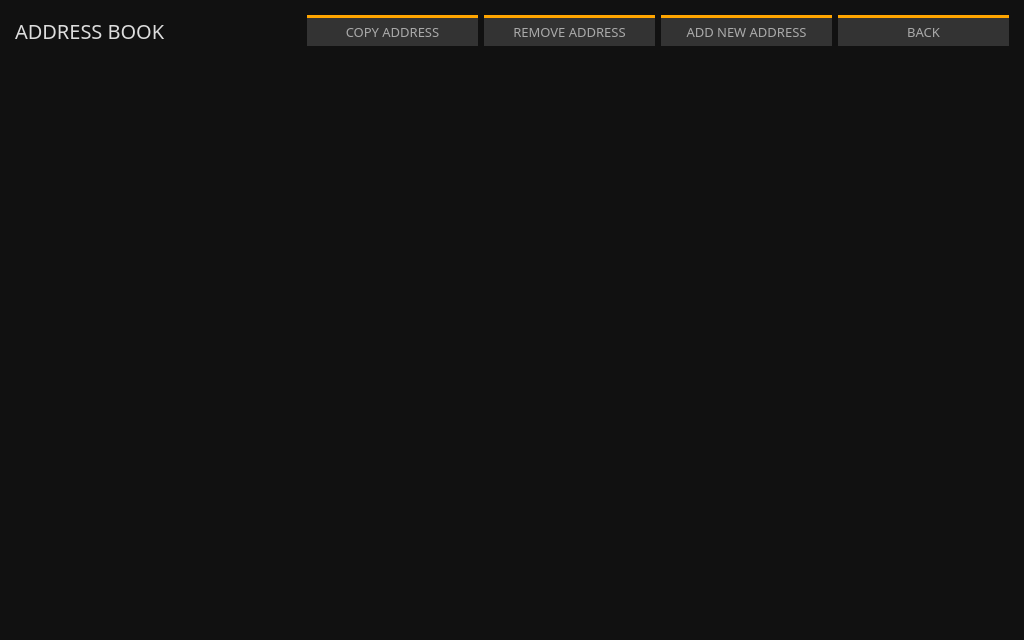
<?xml version="1.0" encoding="UTF-8"?>
<ui version="4.0">
 <class>AddressBookFrame</class>
 <widget class="QFrame" name="AddressBookFrame">
  <property name="geometry">
   <rect>
    <x>0</x>
    <y>0</y>
    <width>1024</width>
    <height>640</height>
   </rect>
  </property>
  <property name="sizePolicy">
   <sizepolicy hsizetype="Preferred" vsizetype="Preferred">
    <horstretch>0</horstretch>
    <verstretch>0</verstretch>
   </sizepolicy>
  </property>
  <property name="minimumSize">
   <size>
    <width>1024</width>
    <height>640</height>
   </size>
  </property>
  <property name="maximumSize">
   <size>
    <width>16777215</width>
    <height>16777215</height>
   </size>
  </property>
  <property name="font">
   <font>
    <family>Poppins</family>
    <pointsize>9</pointsize>
   </font>
  </property>
  <property name="windowTitle">
   <string>Frame</string>
  </property>
  <property name="styleSheet">
   <string notr="true">color: #aaa;
border: 0px;
background-color: #111;</string>
  </property>
  <property name="frameShape">
   <enum>QFrame::NoFrame</enum>
  </property>
  <property name="frameShadow">
   <enum>QFrame::Plain</enum>
  </property>
  <layout class="QVBoxLayout" name="verticalLayout">
   <property name="leftMargin">
    <number>15</number>
   </property>
   <property name="topMargin">
    <number>5</number>
   </property>
   <property name="rightMargin">
    <number>15</number>
   </property>
   <property name="bottomMargin">
    <number>15</number>
   </property>
   <item>
    <layout class="QHBoxLayout" name="horizontalLayout_2">
     <property name="topMargin">
      <number>10</number>
     </property>
     <property name="bottomMargin">
      <number>10</number>
     </property>
     <item>
      <widget class="QLabel" name="label">
       <property name="font">
        <font>
         <family>Poppins</family>
         <pointsize>-1</pointsize>
        </font>
       </property>
       <property name="styleSheet">
        <string notr="true">color: #ddd; 
font-size: 20px;
font-family: Poppins;</string>
       </property>
       <property name="text">
        <string>ADDRESS BOOK</string>
       </property>
      </widget>
     </item>
     <item>
      <widget class="QPushButton" name="m_copyAddressButton">
       <property name="enabled">
        <bool>false</bool>
       </property>
       <property name="minimumSize">
        <size>
         <width>171</width>
         <height>31</height>
        </size>
       </property>
       <property name="maximumSize">
        <size>
         <width>171</width>
         <height>31</height>
        </size>
       </property>
       <property name="font">
        <font>
         <family>Poppins</family>
         <pointsize>-1</pointsize>
        </font>
       </property>
       <property name="styleSheet">
        <string notr="true">color: #aaa; 
background-color: #333; 
border-top: 3px solid orange; 
font-size: 13px;
font-family: Poppins;</string>
       </property>
       <property name="text">
        <string>COPY ADDRESS</string>
       </property>
      </widget>
     </item>
     <item>
      <widget class="QPushButton" name="m_deleteAddressButton">
       <property name="enabled">
        <bool>false</bool>
       </property>
       <property name="minimumSize">
        <size>
         <width>171</width>
         <height>31</height>
        </size>
       </property>
       <property name="maximumSize">
        <size>
         <width>171</width>
         <height>31</height>
        </size>
       </property>
       <property name="font">
        <font>
         <family>Poppins</family>
         <pointsize>-1</pointsize>
        </font>
       </property>
       <property name="styleSheet">
        <string notr="true">color: #aaa; 
background-color: #333; 
border-top: 3px solid orange; 
font-size: 13px;
font-family: Poppins;</string>
       </property>
       <property name="text">
        <string>REMOVE ADDRESS</string>
       </property>
      </widget>
     </item>
     <item>
      <widget class="QPushButton" name="m_addAddressButton">
       <property name="minimumSize">
        <size>
         <width>171</width>
         <height>31</height>
        </size>
       </property>
       <property name="maximumSize">
        <size>
         <width>171</width>
         <height>31</height>
        </size>
       </property>
       <property name="font">
        <font>
         <family>Poppins</family>
         <pointsize>-1</pointsize>
        </font>
       </property>
       <property name="styleSheet">
        <string notr="true">color: #aaa; 
background-color: #333; 
border-top: 3px solid orange; 
font-size: 13px;
font-family: Poppins;</string>
       </property>
       <property name="text">
        <string>ADD NEW ADDRESS</string>
       </property>
      </widget>
     </item>
     <item>
      <widget class="QPushButton" name="m_backButton">
       <property name="maximumSize">
        <size>
         <width>171</width>
         <height>31</height>
        </size>
       </property>
       <property name="font">
        <font>
         <family>Poppins</family>
         <pointsize>-1</pointsize>
        </font>
       </property>
       <property name="styleSheet">
        <string notr="true">color: #aaa; 
background-color: #333; 
border-top: 3px solid orange; 
font-size: 13px;
font-family: Poppins;</string>
       </property>
       <property name="text">
        <string>BACK</string>
       </property>
      </widget>
     </item>
    </layout>
   </item>
   <item>
    <widget class="QTreeView" name="m_addressBookView">
     <property name="minimumSize">
      <size>
       <width>1024</width>
       <height>550</height>
      </size>
     </property>
     <property name="font">
      <font>
       <family>Poppins</family>
       <pointsize>10</pointsize>
      </font>
     </property>
     <property name="styleSheet">
      <string notr="true">QHeaderView::section {
background-color: #222; 
   color: #aaa;
font-family: Poppins;
    font-size: 12px;
    border: 0px solid white;
border-bottom: 1px solid orange;
   height: 30px;

}

QTreeView::item
{
    font: 10px;
    color: #999;
    height: 30px;
}

QTreeView::branch:selected {
  background-color: orange;
  color: black;
}

QWidget:item:selected {
  background-color: #111;
  color: #999;
}

</string>
     </property>
     <property name="frameShape">
      <enum>QFrame::NoFrame</enum>
     </property>
     <property name="frameShadow">
      <enum>QFrame::Plain</enum>
     </property>
     <property name="lineWidth">
      <number>0</number>
     </property>
     <property name="indentation">
      <number>5</number>
     </property>
     <property name="sortingEnabled">
      <bool>true</bool>
     </property>
     <attribute name="headerShowSortIndicator" stdset="0">
      <bool>true</bool>
     </attribute>
    </widget>
   </item>
   <item>
    <spacer name="verticalSpacer">
     <property name="orientation">
      <enum>Qt::Vertical</enum>
     </property>
     <property name="sizeHint" stdset="0">
      <size>
       <width>20</width>
       <height>40</height>
      </size>
     </property>
    </spacer>
   </item>
  </layout>
 </widget>
 <resources/>
 <connections>
  <connection>
   <sender>m_addAddressButton</sender>
   <signal>clicked()</signal>
   <receiver>AddressBookFrame</receiver>
   <slot>addClicked()</slot>
   <hints>
    <hint type="sourcelabel">
     <x>53</x>
     <y>556</y>
    </hint>
    <hint type="destinationlabel">
     <x>436</x>
     <y>292</y>
    </hint>
   </hints>
  </connection>
  <connection>
   <sender>m_deleteAddressButton</sender>
   <signal>clicked()</signal>
   <receiver>AddressBookFrame</receiver>
   <slot>deleteClicked()</slot>
   <hints>
    <hint type="sourcelabel">
     <x>148</x>
     <y>556</y>
    </hint>
    <hint type="destinationlabel">
     <x>436</x>
     <y>292</y>
    </hint>
   </hints>
  </connection>
  <connection>
   <sender>m_copyAddressButton</sender>
   <signal>clicked()</signal>
   <receiver>AddressBookFrame</receiver>
   <slot>copyClicked()</slot>
   <hints>
    <hint type="sourcelabel">
     <x>243</x>
     <y>556</y>
    </hint>
    <hint type="destinationlabel">
     <x>436</x>
     <y>292</y>
    </hint>
   </hints>
  </connection>
  <connection>
   <sender>m_addressBookView</sender>
   <signal>doubleClicked(QModelIndex)</signal>
   <receiver>AddressBookFrame</receiver>
   <slot>addressDoubleClicked(QModelIndex)</slot>
   <hints>
    <hint type="sourcelabel">
     <x>436</x>
     <y>271</y>
    </hint>
    <hint type="destinationlabel">
     <x>436</x>
     <y>292</y>
    </hint>
   </hints>
  </connection>
  <connection>
   <sender>m_backButton</sender>
   <signal>clicked()</signal>
   <receiver>AddressBookFrame</receiver>
   <slot>backClicked()</slot>
   <hints>
    <hint type="sourcelabel">
     <x>1198</x>
     <y>28</y>
    </hint>
    <hint type="destinationlabel">
     <x>649</x>
     <y>349</y>
    </hint>
   </hints>
  </connection>
 </connections>
 <slots>
  <slot>addClicked()</slot>
  <slot>backClicked()</slot>
  <slot>deleteClicked()</slot>
  <slot>copyClicked()</slot>
  <slot>addressDoubleClicked(QModelIndex)</slot>
 </slots>
</ui>
